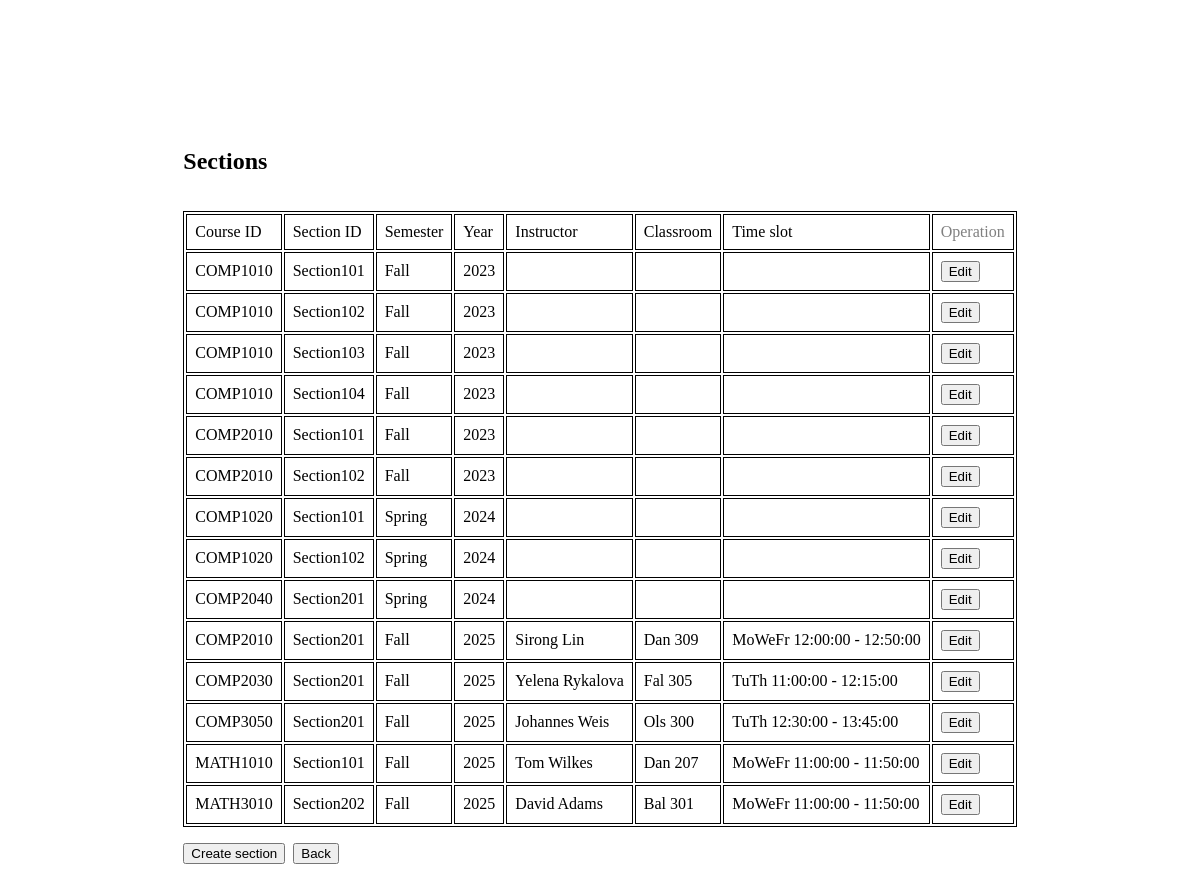
The app's page /src/section.php, older data.
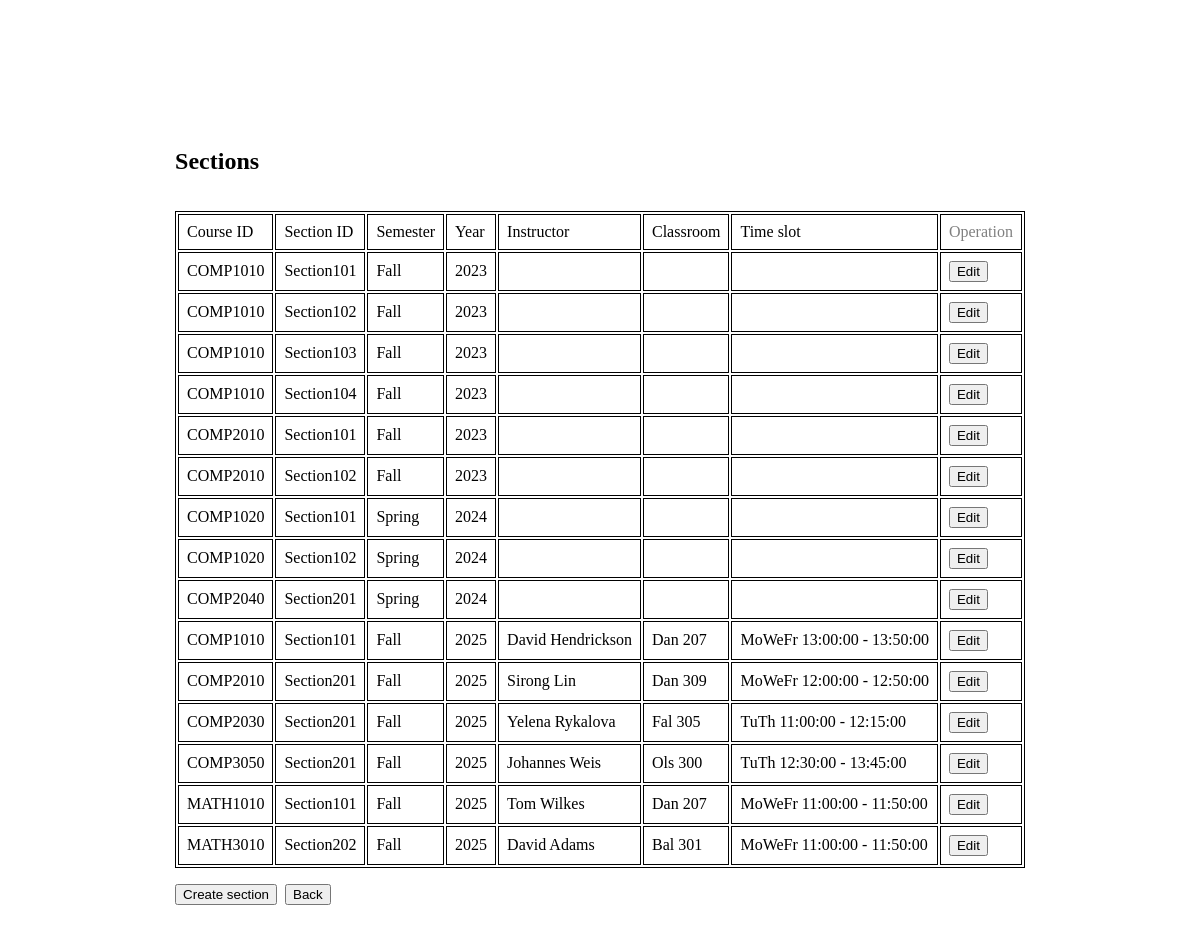
The same page, newer data.
### tables this page shows
create table section
(
    course_id     varchar(20),
    section_id    varchar(10),
    semester      varchar(6)
        check (semester in ('Fall', 'Winter', 'Spring', 'Summer')),
    year          numeric(4, 0) check (year > 1990 and year < 2100),
    instructor_id varchar(10),
    classroom_id  varchar(8),
    time_slot_id  varchar(8),
    primary key (course_id, section_id, semester, year),
    foreign key (course_id) references course (course_id)
        on delete cascade,
    foreign key (instructor_id) references instructor (instructor_id)
        on delete set null,
    foreign key (time_slot_id) references time_slot (time_slot_id)
        on delete set null
);

create table instructor
(
    instructor_id   varchar(10),
    instructor_name varchar(50) not null,
    title           varchar(30),
    dept_name       varchar(100),
    email           varchar(50) not null,
    primary key (instructor_id)
);

create table classroom
(
    classroom_id varchar(8),
    building     varchar(15) not null,
    room_number  varchar(7)  not null,
    capacity     numeric(4, 0),
    primary key (classroom_id)
);

create table time_slot
(
    time_slot_id varchar(8),
    day          varchar(10) not null,
    start_time   time        not null,
    end_time     time        not null,
    primary key (time_slot_id)
);

### src/common/pdo.php (called while the page is built, shortened)
<?php
function pdo_connect(): PDO
{
    $config = require __DIR__ . '/config.php';
    $database_config = $config['database'];
    $host = $database_config['host'];
    $dbname = $database_config['dbname'];
    $username = $database_config['username'];
    $password = $database_config['password'];
    return new PDO(
        "mysql:host=$host;dbname=$dbname;charset=utf8mb4",
        $username,
        $password,
        [
            PDO::ATTR_ERRMODE => PDO::ERRMODE_EXCEPTION,
            PDO::ATTR_DEFAULT_FETCH_MODE => PDO::FETCH_ASSOC,
            PDO::ATTR_EMULATE_PREPARES => false
        ]
    );
}
function pdo_instance(bool $original = false): PDO|null
{
    static $pdo;
    if ($original) {
        return $pdo;
    }
    if (!$pdo) {
        $pdo = pdo_connect();
    }
    return $pdo;
}
function execute(PDOStatement $stmt, array $params = []): bool
{
    return $stmt->execute();
}

### src/service/section.php (called while the page is built, shortened)
<?php
require_once __DIR__ . '/../minimal.php';
function get_all_sections(): array
{
    $stmt = pdo_instance()->prepare(
        "
            SELECT * FROM section
            LEFT JOIN instructor ON section.instructor_id = instructor.instructor_id
            LEFT JOIN time_slot ON section.time_slot_id = time_slot.time_slot_id
            LEFT JOIN classroom ON section.classroom_id = classroom.classroom_id
        "
    );
    execute($stmt);
    return $stmt->fetchAll();
}

### src/minimal.php (called while the page is built, shortened)
<?php
require_once __DIR__ . '/common/pdo.php';
function build_url(string $url, array $params = []): string
{
    $query_string = $params ? '?' . http_build_query($params, '', '&') : '';
    return $url . $query_string;
}

### src/service/classroom.php (called while the page is built, shortened)
<?php
require_once __DIR__ . '/../minimal.php';
function classroom_to_string(array $classroom): string
{
    return $classroom['building'] . ' ' . $classroom['room_number'];
}

### src/service/time_slot.php (called while the page is built, shortened)
<?php
function time_slot_to_string(array $time_slot): string
{
    return $time_slot['time_slot_id'] === null
        ? ''
        : $time_slot['day'] . ' ' . $time_slot['start_time'] . ' - ' . $time_slot['end_time'];
}

### src/section.php (the view, shortened to what this page needs)
<?php
require_once 'minimal.php';
$sections = get_all_sections();
usort(
    $sections,
    fn ($a, $b) => [$a['year'], $a['semester']] <=> [$b['year'], $b['semester']]
);
function get_edit_section_url(array $section): string
{
    return build_url(Page::EDIT_SECTION, [
        'course_id' => $section['course_id'],
        'section_id' => $section['section_id'],
        'semester' => $section['semester'],
        'year' => $section['year'],
    ]);
}
?>
<html lang="en">
<head>
</head>
<body style="height: 100%;">
<div style="display: flex; justify-content: center; margin-top: 16vh;">
  <div style="display: flex; flex-direction: column; gap: 1rem;">
    <h2>Sections</h2>
    <table style="width:100%;">
      <tr>
        <td>Course ID</td>
        <td>Section ID</td>
        <td>Semester</td>
        <td>Year</td>
        <td>Instructor</td>
        <td>Classroom</td>
        <td>Time slot</td>
        <td style="color: grey;">Operation</td>
      </tr>
        <?php foreach ($sections as $section): ?>
          <tr>
            <td><?= $section['course_id'] ?></td>
            <td><?= $section['section_id'] ?></td>
            <td><?= $section['semester'] ?></td>
            <td><?= $section['year'] ?></td>
            <td><?= $section['instructor_name'] ?></td>
            <td><?= classroom_to_string($section) ?></td>
            <td><?= time_slot_to_string($section) ?></td>
            <td>
              <a href="<?= get_edit_section_url($section) ?>">
                <button>Edit</button>
              </a>
            </td>
          </tr>
        <?php endforeach; ?>
    </table>
    <div style="display: flex; gap: 0.5rem;">
      <a href="<?= Page::CREATE_SECTION ?>">
        <button>Create section</button>
      </a>
      <a href="<?= Page::ADMIN ?>">
        <button type="button">Back</button>
      </a>
    </div>
  </div>
</div>
</body>
</html>

Row changes from the older to the newer data that the page shows:
added section: course "COMP1010", section "Section101", semester "Fall", year "2025", instructor.instructor_name "David Hendrickson", classroom.room_number "Dan 207", time_slot.end_time "MoWeFr 13:00:00 - 13:50:00"
